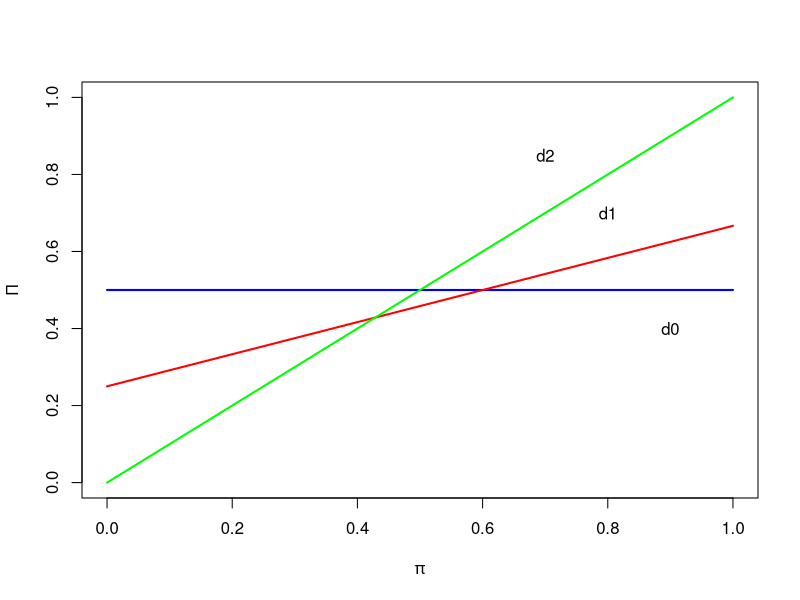
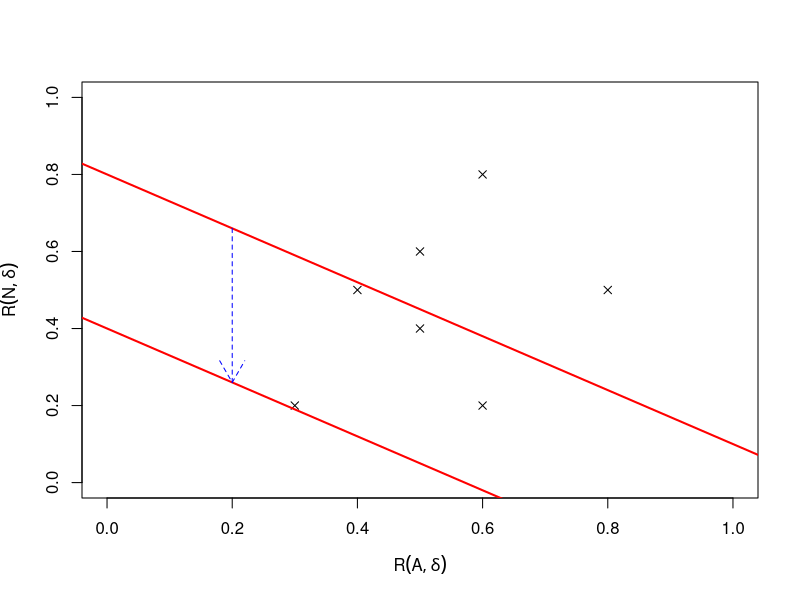

Here is the R script that generated these plots, in order:
## ---- chunk 1
x = seq(0, 1, by = 0.1)
y_1 = rep(0.5, length(x))
y_2 = 0.25 + 5 / 12 * x
y_3 = x

plot (x, y_1, ylim = c(0, 1), xlim = c(0, 1), 
     xlab = expression(pi), ylab = expression(Pi), 
     type = "l", col = "blue", lwd = 2)
lines (x, y_2, col = "red", lwd = 2)
lines (x, y_3, col = "green", lwd = 2)
text (x = 0.7, y = 0.85, labels = expression(d2))
text (x= 0.8, y = 0.7, labels = expression(d1))
text (x= 0.9, y = 0.4, labels = expression(d0))
## ---- chunk 2
x = c(0.5,0.6,0.5,0.3,0.8, 0.4, 0.6)
y = c(0.4,0.2,0.6,0.2,0.5, 0.5, 0.8)
plot(x,y, xlim = c(0,1), ylim = c(0,1), pch = 4, xlab = expression(R(A, delta)), ylab = expression(R(N, delta)))
abline(0.8, -0.7, lwd = 2, col = "red")
abline(0.4, -0.7, lwd = 2, col = "red")
arrows(0.2, -0.7 * 0.2 + 0.8, 0.2, -0.7 * 0.2 + 0.4, lty = 2, col = "blue")
